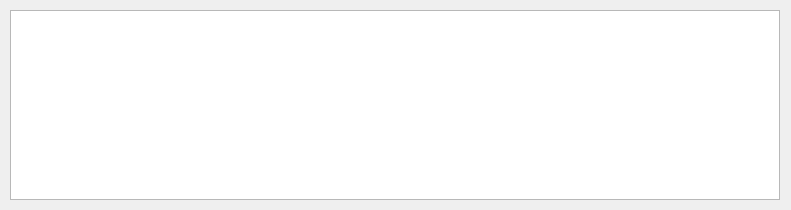
<?xml version="1.0" encoding="UTF-8"?>
<ui version="4.0">
 <class>OwedTable</class>
 <widget class="QWidget" name="OwedTable">
  <property name="geometry">
   <rect>
    <x>0</x>
    <y>0</y>
    <width>791</width>
    <height>210</height>
   </rect>
  </property>
  <property name="windowTitle">
   <string>Form</string>
  </property>
  <widget class="QTableView" name="owedTbl">
   <property name="geometry">
    <rect>
     <x>10</x>
     <y>10</y>
     <width>770</width>
     <height>190</height>
    </rect>
   </property>
  </widget>
 </widget>
 <resources/>
 <connections/>
</ui>
